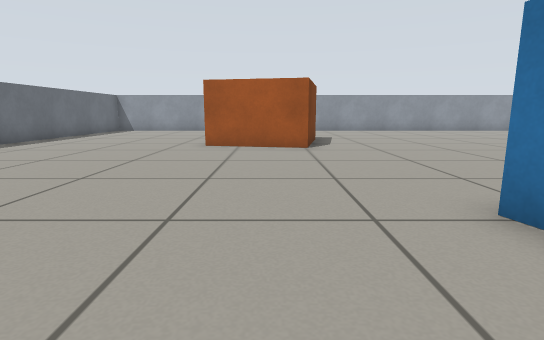
View 1 (above)

16 first-person views from a walk through a world built for the Gazebo simulator. The camera is 0.51 m above the floor, tilts 10° down and sees 80° across. The floor is counted in squares, 0.5 m on a side. Each view is taken from the middle of a square. On the plan, view 1 faces up. The plan holds only what a view shows up to about 12 squares ahead; the rest is blank.

View 2
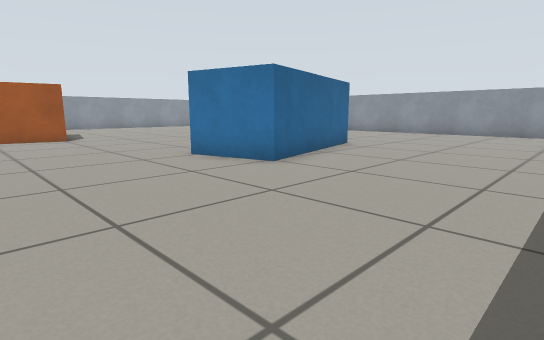

View 3
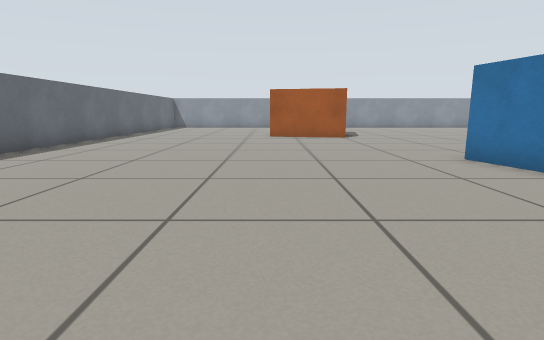

View 4
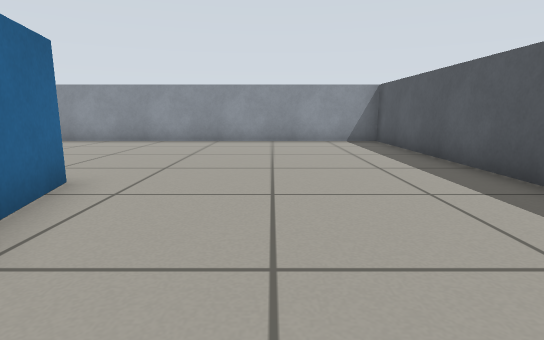

View 5
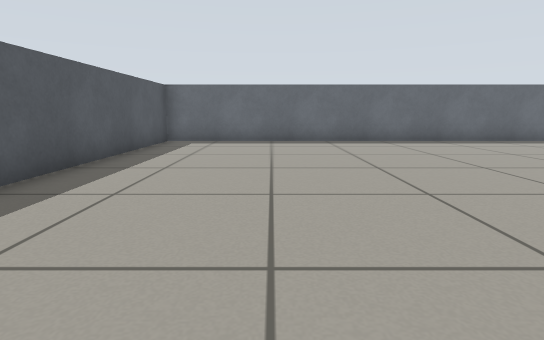

View 6
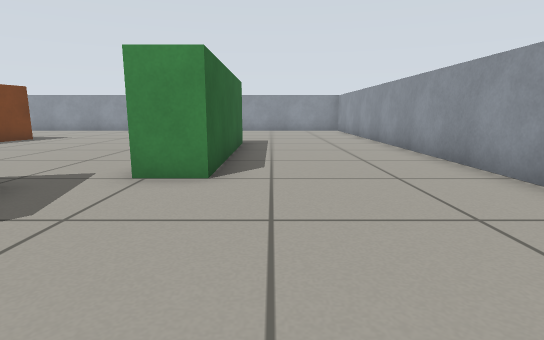

View 7
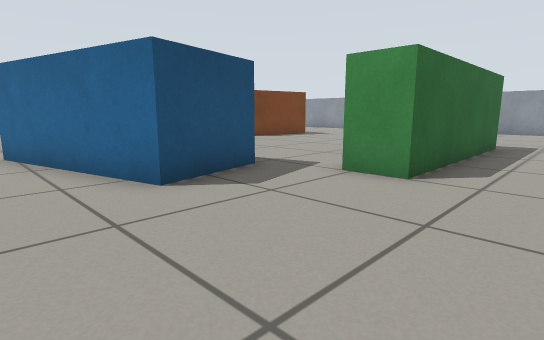

View 8
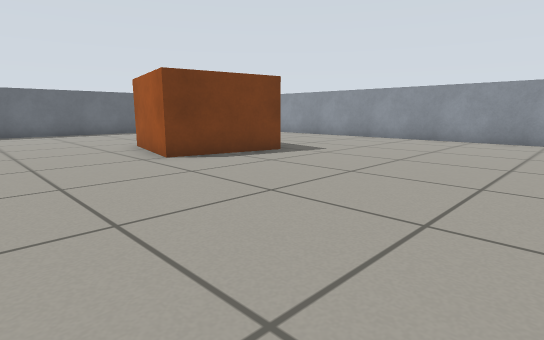

View 9
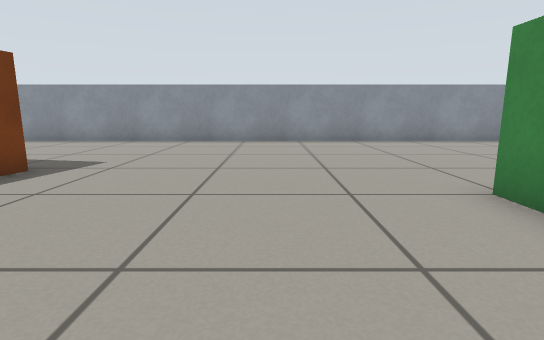

View 10
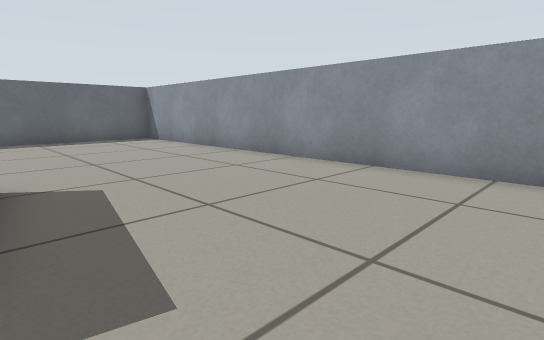

View 11
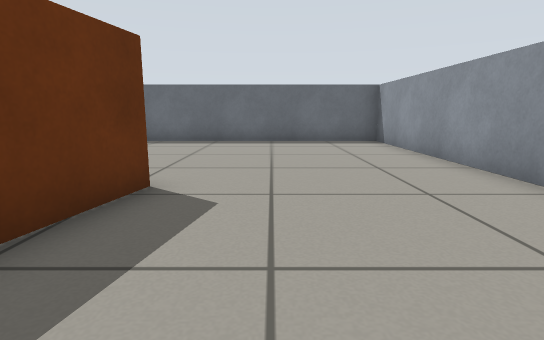

View 12
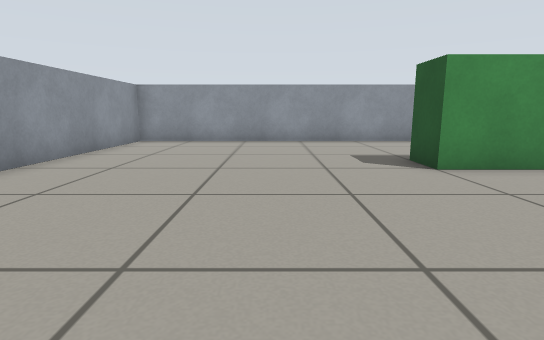

View 13
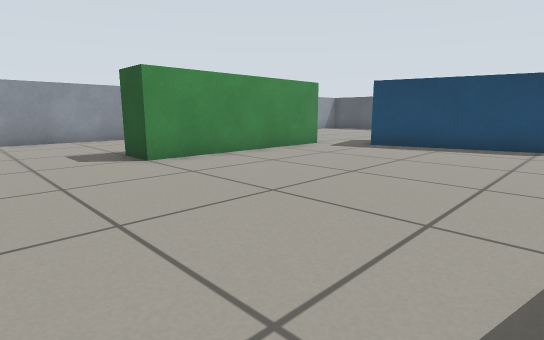

View 14
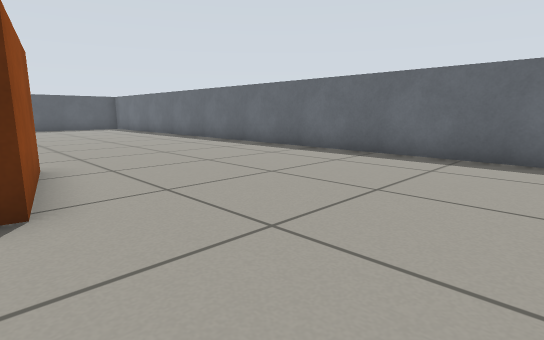

View 15
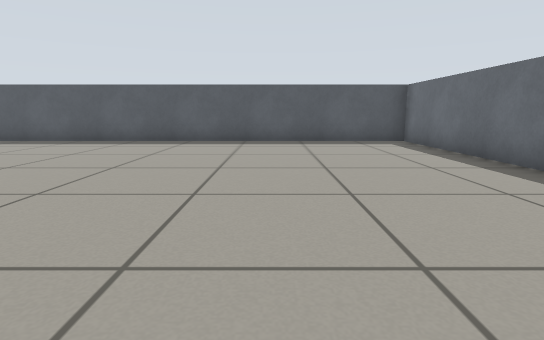

View 16
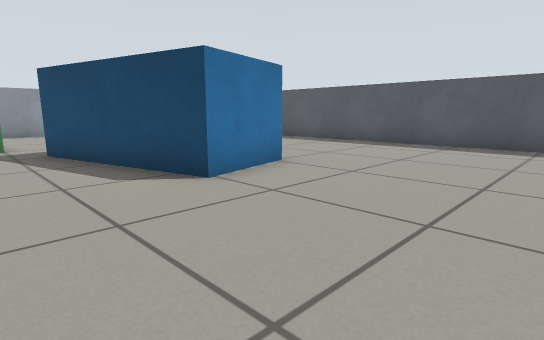

### Floor plan
Key: @ floor where view 1 was taken; # wall or solid block; . floor; B orange box; L blue box.
Columns run from 9 left of view 1 to 15 right of it. Each row starts with its distance up from view 1.
 19 #########################
 18 #.......................#
 17 #.......................#
 16 #.......................#
 15 #.......................#
 14 #.......................#
 13 #......BBBB.............#
 12 #......B  BB............#
 11 #......B  B.......##....#
 10 #......BBBB.......##....#
  9 #.................##....#
  8 #.................##....#
  7 #.................##....#
  6 #.................##....#
  5 #.................##....#
  4 #............LLLL.......#
  3 #..........LLL  LL......#
  2 #...........L LLLL......#
  1 #...........LLL.........#
  0 #........@..............#
 -1 #.......................#
 -2 #.......................#
 -3 #.......................#
 -4 #.......................#
 -5 #########################

Where each view was taken, in squares from view 1:
view 1: 0 up, 0 right, facing up
view 2: 4 down, 2 left, facing up-right
view 3: 4 down, 2 left, facing up
view 4: 1 down, 3 right, facing right
view 5: 1 down, 3 right, facing left
view 6: 0 up, 11 right, facing up
view 7: 0 up, 12 right, facing up-left
view 8: 6 up, 8 right, facing up-left
view 9: 7 up, 6 right, facing up
view 10: 13 up, 4 right, facing up-left
view 11: 15 up, 3 right, facing left
view 12: 14 up, 3 right, facing right
view 13: 14 up, 2 right, facing down-right
view 14: 17 up, 1 left, facing down-left
view 15: 7 up, 4 left, facing down
view 16: 6 up, 2 left, facing down-right
